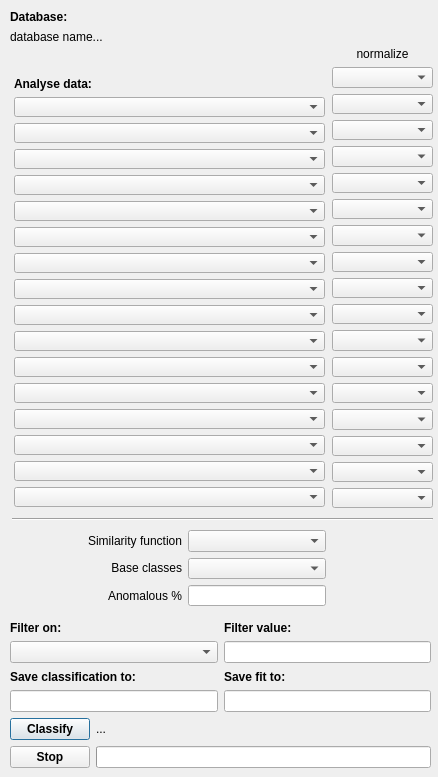
<?xml version="1.0" encoding="UTF-8"?>
<ui version="4.0">
 <class>som_om</class>
 <widget class="QDialog" name="som_om">
  <property name="geometry">
   <rect>
    <x>0</x>
    <y>0</y>
    <width>438</width>
    <height>777</height>
   </rect>
  </property>
  <property name="windowTitle">
   <string>Self Organizing Classification</string>
  </property>
  <widget class="QWidget" name="layoutWidget">
   <property name="geometry">
    <rect>
     <x>10</x>
     <y>10</y>
     <width>421</width>
     <height>34</height>
    </rect>
   </property>
   <layout class="QVBoxLayout" name="verticalLayout_2">
    <item>
     <widget class="QLabel" name="label_5">
      <property name="font">
       <font>
        <weight>75</weight>
        <bold>true</bold>
       </font>
      </property>
      <property name="text">
       <string>Database:</string>
      </property>
     </widget>
    </item>
    <item>
     <widget class="QLabel" name="databaseName">
      <property name="text">
       <string>database name...</string>
      </property>
     </widget>
    </item>
   </layout>
  </widget>
  <widget class="QWidget" name="layoutWidget">
   <property name="geometry">
    <rect>
     <x>332</x>
     <y>47</y>
     <width>101</width>
     <height>461</height>
    </rect>
   </property>
   <layout class="QVBoxLayout" name="verticalLayout_3">
    <item>
     <widget class="QLabel" name="label_6">
      <property name="text">
       <string>normalize</string>
      </property>
      <property name="alignment">
       <set>Qt::AlignCenter</set>
      </property>
     </widget>
    </item>
    <item>
     <layout class="QVBoxLayout" name="verticalLayout">
      <item>
       <widget class="QComboBox" name="norm"/>
      </item>
      <item>
       <widget class="QComboBox" name="norm_1"/>
      </item>
      <item>
       <widget class="QComboBox" name="norm_2"/>
      </item>
      <item>
       <widget class="QComboBox" name="norm_3"/>
      </item>
      <item>
       <widget class="QComboBox" name="norm_4"/>
      </item>
      <item>
       <widget class="QComboBox" name="norm_5"/>
      </item>
      <item>
       <widget class="QComboBox" name="norm_6"/>
      </item>
      <item>
       <widget class="QComboBox" name="norm_7"/>
      </item>
      <item>
       <widget class="QComboBox" name="norm_8"/>
      </item>
      <item>
       <widget class="QComboBox" name="norm_9"/>
      </item>
      <item>
       <widget class="QComboBox" name="norm_10"/>
      </item>
      <item>
       <widget class="QComboBox" name="norm_11"/>
      </item>
      <item>
       <widget class="QComboBox" name="norm_12"/>
      </item>
      <item>
       <widget class="QComboBox" name="norm_13"/>
      </item>
      <item>
       <widget class="QComboBox" name="norm_14"/>
      </item>
      <item>
       <widget class="QComboBox" name="norm_15"/>
      </item>
      <item>
       <widget class="QComboBox" name="norm_16"/>
      </item>
     </layout>
    </item>
   </layout>
  </widget>
  <widget class="QWidget" name="layoutWidget">
   <property name="geometry">
    <rect>
     <x>10</x>
     <y>620</y>
     <width>421</width>
     <height>148</height>
    </rect>
   </property>
   <layout class="QVBoxLayout" name="verticalLayout_5">
    <item>
     <layout class="QGridLayout" name="gridLayout">
      <item row="0" column="0">
       <widget class="QLabel" name="filtLab">
        <property name="font">
         <font>
          <weight>75</weight>
          <bold>true</bold>
         </font>
        </property>
        <property name="text">
         <string>Filter on:</string>
        </property>
       </widget>
      </item>
      <item row="0" column="1">
       <widget class="QLabel" name="label">
        <property name="font">
         <font>
          <weight>75</weight>
          <bold>true</bold>
         </font>
        </property>
        <property name="text">
         <string>Filter value:</string>
        </property>
       </widget>
      </item>
      <item row="1" column="0">
       <widget class="QComboBox" name="filterChan">
        <property name="editable">
         <bool>false</bool>
        </property>
       </widget>
      </item>
      <item row="2" column="0">
       <widget class="QLabel" name="label_3">
        <property name="font">
         <font>
          <weight>75</weight>
          <bold>true</bold>
         </font>
        </property>
        <property name="text">
         <string>Save classification to:</string>
        </property>
       </widget>
      </item>
      <item row="2" column="1">
       <widget class="QLabel" name="label_4">
        <property name="font">
         <font>
          <weight>75</weight>
          <bold>true</bold>
         </font>
        </property>
        <property name="text">
         <string>Save fit to:</string>
        </property>
       </widget>
      </item>
      <item row="3" column="0">
       <widget class="QLineEdit" name="outClass"/>
      </item>
      <item row="3" column="1">
       <widget class="QLineEdit" name="outError"/>
      </item>
      <item row="1" column="1">
       <widget class="QLineEdit" name="filterVal"/>
      </item>
     </layout>
    </item>
    <item>
     <layout class="QGridLayout" name="gridLayout_2">
      <item row="0" column="0">
       <widget class="QPushButton" name="classButton">
        <property name="font">
         <font>
          <weight>75</weight>
          <bold>true</bold>
         </font>
        </property>
        <property name="text">
         <string>Classify</string>
        </property>
       </widget>
      </item>
      <item row="0" column="1">
       <widget class="QLabel" name="progLabel">
        <property name="text">
         <string>...</string>
        </property>
       </widget>
      </item>
      <item row="1" column="0">
       <widget class="QPushButton" name="stopButton">
        <property name="font">
         <font>
          <weight>75</weight>
          <bold>true</bold>
         </font>
        </property>
        <property name="text">
         <string>Stop</string>
        </property>
       </widget>
      </item>
      <item row="1" column="1">
       <widget class="QProgressBar" name="progressBar">
        <property name="value">
         <number>0</number>
        </property>
        <property name="textVisible">
         <bool>false</bool>
        </property>
       </widget>
      </item>
     </layout>
    </item>
   </layout>
  </widget>
  <widget class="Line" name="line">
   <property name="geometry">
    <rect>
     <x>12</x>
     <y>511</y>
     <width>421</width>
     <height>16</height>
    </rect>
   </property>
   <property name="orientation">
    <enum>Qt::Horizontal</enum>
   </property>
  </widget>
  <widget class="QWidget" name="layoutWidget">
   <property name="geometry">
    <rect>
     <x>14</x>
     <y>57</y>
     <width>311</width>
     <height>450</height>
    </rect>
   </property>
   <layout class="QVBoxLayout" name="verticalLayout_4">
    <item>
     <widget class="QLabel" name="label_9">
      <property name="text">
       <string/>
      </property>
     </widget>
    </item>
    <item>
     <widget class="QLabel" name="label_2">
      <property name="font">
       <font>
        <weight>75</weight>
        <bold>true</bold>
       </font>
      </property>
      <property name="text">
       <string>Analyse data:</string>
      </property>
      <property name="alignment">
       <set>Qt::AlignLeading|Qt::AlignLeft|Qt::AlignVCenter</set>
      </property>
     </widget>
    </item>
    <item>
     <widget class="QComboBox" name="chan_1"/>
    </item>
    <item>
     <widget class="QComboBox" name="chan_2"/>
    </item>
    <item>
     <widget class="QComboBox" name="chan_3"/>
    </item>
    <item>
     <widget class="QComboBox" name="chan_4"/>
    </item>
    <item>
     <widget class="QComboBox" name="chan_5"/>
    </item>
    <item>
     <widget class="QComboBox" name="chan_6"/>
    </item>
    <item>
     <widget class="QComboBox" name="chan_7"/>
    </item>
    <item>
     <widget class="QComboBox" name="chan_8"/>
    </item>
    <item>
     <widget class="QComboBox" name="chan_9"/>
    </item>
    <item>
     <widget class="QComboBox" name="chan_10"/>
    </item>
    <item>
     <widget class="QComboBox" name="chan_11"/>
    </item>
    <item>
     <widget class="QComboBox" name="chan_12"/>
    </item>
    <item>
     <widget class="QComboBox" name="chan_13"/>
    </item>
    <item>
     <widget class="QComboBox" name="chan_14"/>
    </item>
    <item>
     <widget class="QComboBox" name="chan_15"/>
    </item>
    <item>
     <widget class="QComboBox" name="chan_16"/>
    </item>
   </layout>
  </widget>
  <widget class="QWidget" name="layoutWidget">
   <property name="geometry">
    <rect>
     <x>88</x>
     <y>530</y>
     <width>238</width>
     <height>76</height>
    </rect>
   </property>
   <layout class="QHBoxLayout" name="horizontalLayout">
    <item>
     <layout class="QVBoxLayout" name="verticalLayout_7">
      <item>
       <widget class="QLabel" name="similarity">
        <property name="text">
         <string>Similarity function</string>
        </property>
        <property name="alignment">
         <set>Qt::AlignRight|Qt::AlignTrailing|Qt::AlignVCenter</set>
        </property>
       </widget>
      </item>
      <item>
       <widget class="QLabel" name="label_7">
        <property name="text">
         <string>Base classes</string>
        </property>
        <property name="alignment">
         <set>Qt::AlignRight|Qt::AlignTrailing|Qt::AlignVCenter</set>
        </property>
       </widget>
      </item>
      <item>
       <widget class="QLabel" name="label_8">
        <property name="text">
         <string>Anomalous %</string>
        </property>
        <property name="alignment">
         <set>Qt::AlignRight|Qt::AlignTrailing|Qt::AlignVCenter</set>
        </property>
       </widget>
      </item>
     </layout>
    </item>
    <item>
     <layout class="QVBoxLayout" name="verticalLayout_6">
      <item>
       <widget class="QComboBox" name="similarity_func">
        <property name="toolTip">
         <string>Method to determine similarity</string>
        </property>
        <property name="currentText">
         <string/>
        </property>
        <property name="currentIndex">
         <number>-1</number>
        </property>
       </widget>
      </item>
      <item>
       <widget class="QComboBox" name="nClasses">
        <property name="toolTip">
         <string>Number of base classes</string>
        </property>
       </widget>
      </item>
      <item>
       <widget class="QLineEdit" name="anomPercent"/>
      </item>
     </layout>
    </item>
   </layout>
  </widget>
  <zorder>layoutWidget</zorder>
  <zorder>layoutWidget</zorder>
  <zorder>layoutWidget</zorder>
  <zorder>layoutWidget</zorder>
  <zorder>layoutWidget</zorder>
  <zorder>line</zorder>
 </widget>
 <resources/>
 <connections/>
</ui>
